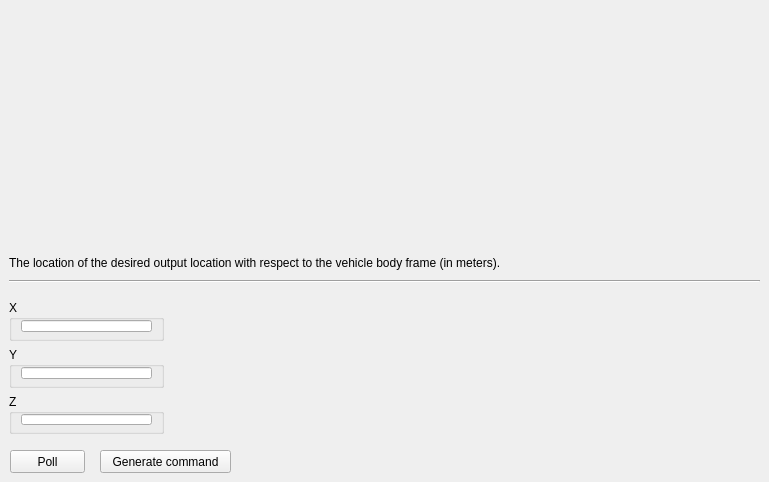
     <widget class="QWidget" name="page_OutputLocation">
      <widget class="QLabel" name="label_12">
       <property name="geometry">
        <rect>
         <x>9</x>
         <y>9</y>
         <width>750</width>
         <height>240</height>
        </rect>
       </property>
       <property name="maximumSize">
        <size>
         <width>750</width>
         <height>240</height>
        </size>
       </property>
       <property name="text">
        <string/>
       </property>
       <property name="pixmap">
        <pixmap resource="../terminal.qrc">:/images/CarFrameDefinition.png</pixmap>
       </property>
       <property name="scaledContents">
        <bool>true</bool>
       </property>
      </widget>
      <widget class="QLabel" name="label_13">
       <property name="geometry">
        <rect>
         <x>9</x>
         <y>255</y>
         <width>570</width>
         <height>16</height>
        </rect>
       </property>
       <property name="text">
        <string>The location of the desired output location with respect to the vehicle body frame (in meters).</string>
       </property>
      </widget>
      <widget class="Line" name="line_6">
       <property name="geometry">
        <rect>
         <x>9</x>
         <y>273</y>
         <width>751</width>
         <height>16</height>
        </rect>
       </property>
       <property name="orientation">
        <enum>Qt::Horizontal</enum>
       </property>
      </widget>
      <widget class="QPushButton" name="PL_OutputLocation">
       <property name="enabled">
        <bool>true</bool>
       </property>
       <property name="geometry">
        <rect>
         <x>10</x>
         <y>450</y>
         <width>75</width>
         <height>23</height>
        </rect>
       </property>
       <property name="text">
        <string>Poll</string>
       </property>
      </widget>
      <widget class="QPushButton" name="GC_OutputLocation">
       <property name="geometry">
        <rect>
         <x>100</x>
         <y>450</y>
         <width>131</width>
         <height>23</height>
        </rect>
       </property>
       <property name="minimumSize">
        <size>
         <width>131</width>
         <height>23</height>
        </size>
       </property>
       <property name="text">
        <string>Generate command</string>
       </property>
      </widget>
      <widget class="QWidget" name="layoutWidget">
       <property name="geometry">
        <rect>
         <x>9</x>
         <y>300</y>
         <width>155</width>
         <height>134</height>
        </rect>
       </property>
       <layout class="QVBoxLayout" name="verticalLayout_9">
        <item>
         <widget class="QGroupBox" name="groupBox_7">
          <property name="title">
           <string>X</string>
          </property>
          <layout class="QVBoxLayout" name="verticalLayout_10">
           <property name="topMargin">
            <number>0</number>
           </property>
           <property name="bottomMargin">
            <number>6</number>
           </property>
           <item>
            <widget class="QLineEdit" name="lineEdit_OX"/>
           </item>
          </layout>
         </widget>
        </item>
        <item>
         <widget class="QGroupBox" name="groupBox_8">
          <property name="title">
           <string>Y</string>
          </property>
          <layout class="QVBoxLayout" name="verticalLayout_11">
           <property name="topMargin">
            <number>0</number>
           </property>
           <property name="bottomMargin">
            <number>6</number>
           </property>
           <item>
            <widget class="QLineEdit" name="lineEdit_OY"/>
           </item>
          </layout>
         </widget>
        </item>
        <item>
         <widget class="QGroupBox" name="groupBox_9">
          <property name="title">
           <string>Z</string>
          </property>
          <layout class="QVBoxLayout" name="verticalLayout_12">
           <property name="topMargin">
            <number>0</number>
           </property>
           <property name="bottomMargin">
            <number>6</number>
           </property>
           <item>
            <widget class="QLineEdit" name="lineEdit_OZ"/>
           </item>
          </layout>
         </widget>
        </item>
       </layout>
      </widget>
     </widget>
